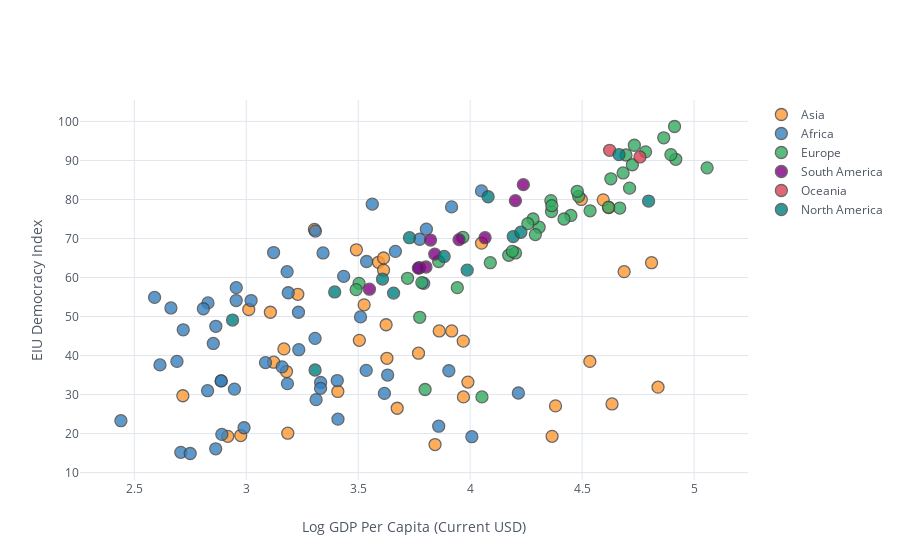

Notebook code for this chart:
### Code cell
df[df['Log GDP Per Capita'] > 0].iplot(
    mode='markers',
    x='Log GDP Per Capita',
    y='Democracy index (EIU)',
    categories='Continent',
    text='Country Name',
    xTitle='Log GDP Per Capita (Current USD)',
    yTitle='EIU Democracy Index',
    theme='white',
)

### Figure 1 — Plotly figure (JSON) as saved in the notebook; plotly's stock layout.template omitted (floating-point values rounded to 4 significant figures)
{"data": [{"marker": {"color": "rgba(255, 153, 51, 1.0)", "line": {"width": 1.3}, "opacity": 0.8, "size": 12, "symbol": "circle"}, "mode": "markers", "name": "Asia", "text": ["Afghanistan", "United Arab Emirates", "Armenia", "Azerbaijan", "Bangladesh", "Bahrain", "Bhutan", "China", "Hong Kong", "Indonesia", "India", "Iraq", "Israel", "Jordan", "Japan", "Kazakhstan", "Kyrgyz Republic", "Cambodia", "South Korea", "Kuwait", "Lebanon", "Sri Lanka", "Myanmar", "Mongolia", "Malaysia", "Nepal", "Pakistan", "Philippines", "Palestine", "Qatar", "Saudi Arabia", "Singapore", "Thailand", "Tajikistan", "Turkmenistan", "Turkey", "Uzbekistan", "Vietnam", "Yemen"], "textfont": {"color": "#4D5663"}, "type": "scatter", "uid": "bf5f2d11-6a0a-4a25-8342-a534be0f3632", "x": [2.717, 4.634, 3.624, 3.674, 3.23, 4.381, 3.526, 3.99, 4.688, 3.59, 3.304, 3.769, 4.619, 3.628, 4.594, 3.97, 3.108, 3.18, 4.496, 4.535, 3.917, 3.613, 3.123, 3.613, 4.051, 3.011, 3.168, 3.492, 3.505, 4.839, 4.366, 4.81, 3.862, 2.917, 3.843, 3.969, 3.185, 3.409, 2.975], "y": [29.7, 27.6, 47.9, 26.5, 55.7, 27.1, 53, 33.2, 61.5, 63.9, 72.3, 40.6, 77.9, 39.3, 79.9, 29.4, 51.1, 35.9, 80, 38.5, 46.3, 61.9, 38.3, 65, 68.8, 51.8, 41.7, 67.1, 43.9, 31.9, 19.3, 63.8, 46.3, 19.3, 17.2, 43.7, 20.1, 30.8, 19.5]}, {"marker": {"color": "rgba(55, 128, 191, 1.0)", "line": {"width": 1.3}, "opacity": 0.8, "size": 12, "symbol": "circle"}, "mode": "markers", "name": "Africa", "text": ["Angola", "Burundi", "Benin", "Burkina Faso", "Botswana", "Central African Republic", "Cote d'Ivoire", "Cameroon", "DR Congo", "Congo Republic", "Comoros", "Cabo Verde", "Djibouti", "Algeria", "Egypt", "Ethiopia", "Fiji", "Gabon", "Ghana", "Guinea", "Gambia", "Guinea-Bissau", "Equatorial Guinea", "Guyana", "Kenya", "Laos", "Liberia", "Libya", "Lesotho", "Morocco", "Madagascar", "Mali", "Mozambique", "Mauritania", "Mauritius", "Malawi", "Namibia", "Niger", "Nigeria", "Oman", "Papua New Guinea", "Rwanda", "Sudan", "Senegal", "Sierra Leone", "Suriname", "Eswatini", "Chad", "Togo", "Timor-Leste", "Tunisia", "Tanzania", "Uganda", "South Africa", "Zambia", "Zimbabwe"], "textfont": {"color": "#4D5663"}, "type": "scatter", "uid": "81cb5e9e-e09c-47d3-b6c4-8ad8e202efe2", "x": [3.536, 2.44, 2.955, 2.864, 3.917, 2.708, 3.234, 3.184, 2.75, 3.332, 3.16, 3.563, 3.312, 3.631, 3.406, 2.888, 3.793, 3.905, 3.343, 2.947, 2.853, 2.891, 4.007, 3.666, 3.233, 3.41, 2.829, 3.859, 3.122, 3.51, 2.663, 2.955, 2.69, 3.086, 4.051, 2.59, 3.773, 2.615, 3.307, 4.215, 3.435, 2.888, 2.99, 3.182, 2.718, 3.775, 3.617, 2.863, 2.827, 3.309, 3.537, 3.021, 2.808, 3.804, 3.187, 3.332], "y": [36.2, 23.3, 57.4, 47.5, 78.1, 15.2, 41.5, 32.8, 14.9, 33.1, 37.1, 78.8, 28.7, 35, 33.6, 33.5, 58.5, 36.1, 66.3, 31.4, 43.1, 19.8, 19.2, 66.7, 51.1, 23.7, 53.5, 21.9, 66.4, 49.9, 52.2, 54.1, 38.5, 38.2, 82.2, 54.9, 62.5, 37.6, 44.4, 30.4, 60.3, 33.5, 21.5, 61.5, 46.6, 69.8, 30.3, 16.1, 31, 71.9, 64.1, 54.1, 52, 72.4, 56.1, 31.6]}, {"marker": {"color": "rgba(50, 171, 96, 1.0)", "line": {"width": 1.3}, "opacity": 0.8, "size": 12, "symbol": "circle"}, "mode": "markers", "name": "Europe", "text": ["Albania", "Austria", "Belgium", "Bulgaria", "Bosnia and Herzegovina", "Belarus", "Switzerland", "Cyprus", "Czech Republic", "Germany", "Denmark", "Spain", "Estonia", "Finland", "France", "United Kingdom", "Greece", "Croatia", "Hungary", "Ireland", "Iceland", "Italy", "Lithuania", "Luxembourg", "Latvia", "Moldova", "Macedonia", "Malta", "Montenegro", "Netherlands", "Norway", "Poland", "Portugal", "Romania", "Russia", "Serbia", "Slovakia", "Slovenia", "Sweden", "Ukraine"], "textfont": {"color": "#4D5663"}, "type": "scatter", "uid": "65a6a838-9082-4518-bba3-0869d4a01558", "x": [3.72, 4.712, 4.668, 3.967, 3.775, 3.799, 4.918, 4.45, 4.363, 4.683, 4.783, 4.485, 4.36, 4.696, 4.618, 4.628, 4.308, 4.172, 4.202, 4.897, 4.865, 4.536, 4.281, 5.058, 4.257, 3.504, 3.784, 4.478, 3.943, 4.724, 4.913, 4.188, 4.364, 4.09, 4.053, 3.859, 4.291, 4.419, 4.733, 3.491], "y": [59.8, 82.9, 77.8, 70.3, 49.8, 31.3, 90.3, 75.9, 76.9, 86.8, 92.2, 80.8, 79.7, 91.4, 78, 85.3, 72.9, 65.7, 66.3, 91.5, 95.8, 77.1, 75, 88.1, 73.8, 58.5, 58.7, 82.1, 57.4, 88.9, 98.7, 66.7, 78.4, 63.8, 29.4, 64.1, 71, 75, 93.9, 56.9]}, {"marker": {"color": "rgba(128, 0, 128, 1.0)", "line": {"width": 1.3}, "opacity": 0.8, "size": 12, "symbol": "circle"}, "mode": "markers", "name": "South America", "text": ["Argentina", "Bolivia", "Brazil", "Chile", "Colombia", "Ecuador", "Peru", "Paraguay", "Uruguay"], "textfont": {"color": "#4D5663"}, "type": "scatter", "uid": "9ee13b74-5073-433f-bb12-f9a64db9f7cb", "x": [4.066, 3.55, 3.95, 4.202, 3.823, 3.802, 3.842, 3.769, 4.237], "y": [70.2, 57, 69.7, 79.7, 69.6, 62.7, 66, 62.4, 83.8]}, {"marker": {"color": "rgba(219, 64, 82, 1.0)", "line": {"width": 1.3}, "opacity": 0.8, "size": 12, "symbol": "circle"}, "mode": "markers", "name": "Oceania", "text": ["Australia", "New Zealand"], "textfont": {"color": "#4D5663"}, "type": "scatter", "uid": "aca6c7c8-6fd9-4d16-a1c2-8741b6fe7cfc", "x": [4.758, 4.623], "y": [90.9, 92.6]}, {"marker": {"color": "rgba(0, 128, 128, 1.0)", "line": {"width": 1.3}, "opacity": 0.8, "size": 12, "symbol": "circle"}, "mode": "markers", "name": "North America", "text": ["Canada", "Costa Rica", "Dominican Republic", "Guatemala", "Honduras", "Haiti", "Jamaica", "Mexico", "Nicaragua", "Panama", "El Salvador", "Trinidad and Tobago", "United States"], "textfont": {"color": "#4D5663"}, "type": "scatter", "uid": "a8479c6d-4ba8-4666-b5fa-54a36555c12f", "x": [4.665, 4.08, 3.884, 3.658, 3.395, 2.939, 3.729, 3.987, 3.307, 4.192, 3.608, 4.226, 4.797], "y": [91.5, 80.7, 65.4, 56, 56.3, 49.1, 70.2, 61.9, 36.3, 70.5, 59.6, 71.6, 79.6]}], "layout": {"legend": {"bgcolor": "#FFFFFF", "font": {"color": "#4D5663"}}, "paper_bgcolor": "#FFFFFF", "plot_bgcolor": "#FFFFFF", "title": {"font": {"color": "#4D5663"}}, "xaxis": {"gridcolor": "#E1E5ED", "showgrid": true, "tickfont": {"color": "#4D5663"}, "title": {"font": {"color": "#4D5663"}, "text": "Log GDP Per Capita (Current USD)"}, "zerolinecolor": "#E1E5ED"}, "yaxis": {"gridcolor": "#E1E5ED", "showgrid": true, "tickfont": {"color": "#4D5663"}, "title": {"font": {"color": "#4D5663"}, "text": "EIU Democracy Index"}, "zerolinecolor": "#E1E5ED"}}}
